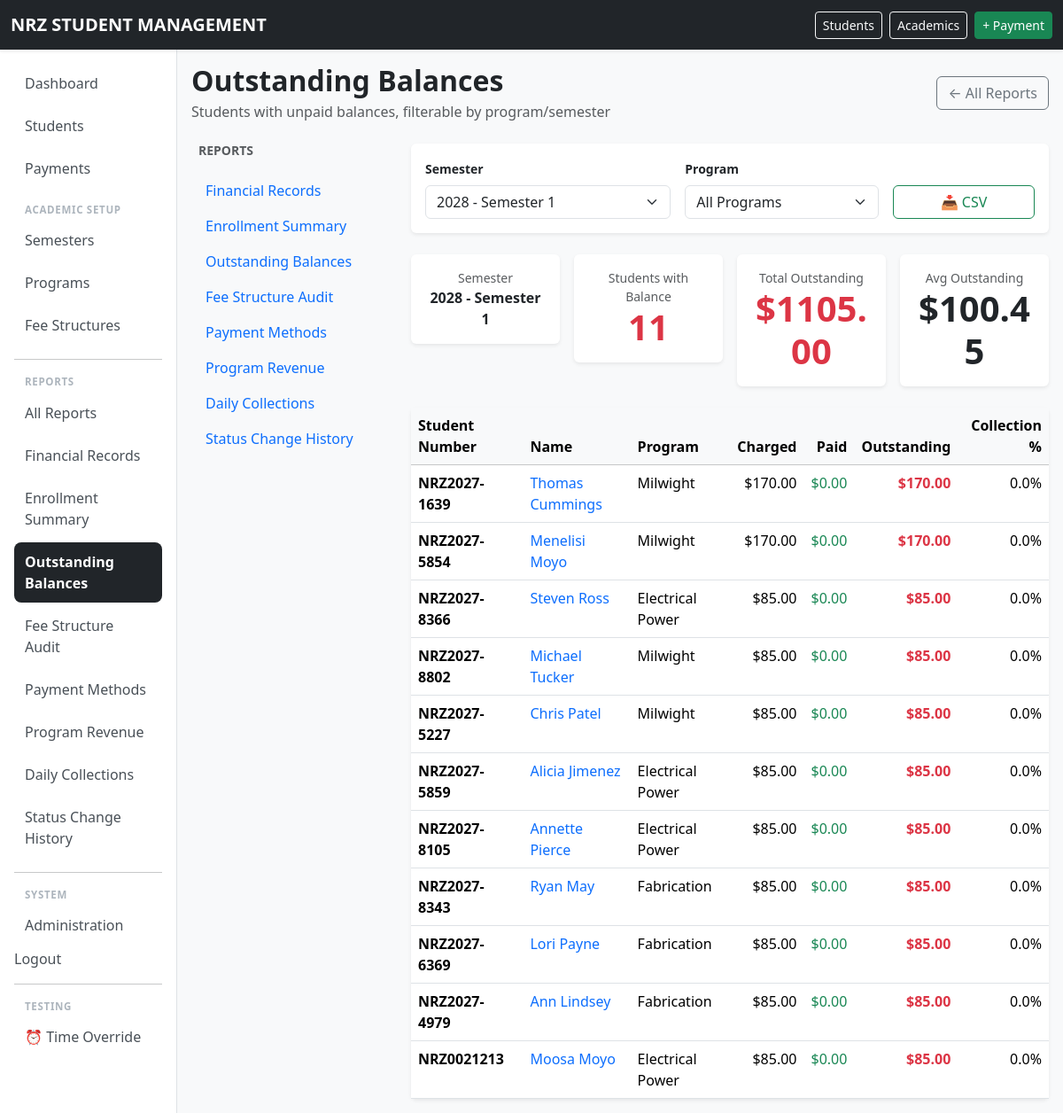
Page /reports/outstanding/ (signed in) on the earlier database version.
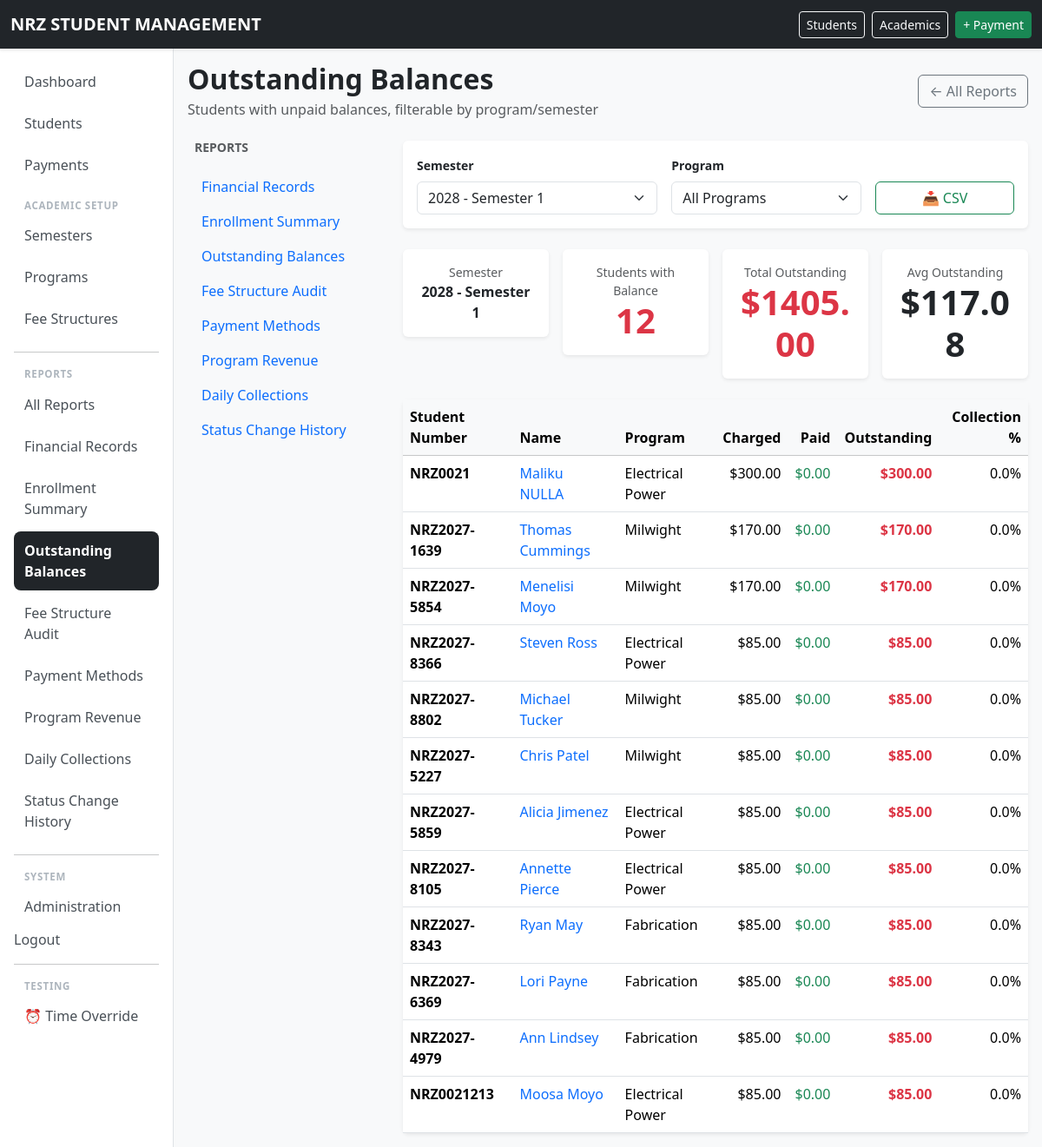
Same page on the later database version.
### school/models.py (models this page shows, shortened)
class Student(models.Model):
    ACTIVE = "ACTIVE"
    DEFERRED = "DEFERRED"
    WITHDRAWN = "WITHDRAWN"
    COMPLETED = "COMPLETED"
    STATUS_CHOICES = [
        (ACTIVE, "Active"),
        (DEFERRED, "Deferred"),
        (WITHDRAWN, "Withdrawn"),
        (COMPLETED, "Completed"),
    ]
    student_number = models.CharField(
        max_length=30,
        unique=True,
    )
    first_name = models.CharField(
        max_length=100,
    )
    national_id = models.CharField(
        max_length=100,
    )
    last_name = models.CharField(
        max_length=100,
    )
    date_of_birth = models.DateField(
        null=True,
        blank=True,
    )
    gender = models.CharField(
        max_length=20,
        blank=True,
    )
    guardian_name = models.CharField(
        max_length=150,
        blank=True,
    )
    guardian_phone = models.CharField(
        max_length=30,
        blank=True,
    )
    student_phone = models.CharField(
        max_length=30,
        blank=True ,
    )
    address = models.TextField(
        blank=True,
    )
    program = models.ForeignKey(
        Program,
        on_delete=models.PROTECT,
        related_name="students",
    )
    intake_year = models.ForeignKey(
        AcademicYear,
        on_delete=models.PROTECT,
        related_name="students",
    )
    status = models.CharField(
        max_length=20,
        choices=STATUS_CHOICES,
        default=ACTIVE,
    )
    created_at = models.DateTimeField(
        auto_now_add=True,
    )
    class Meta:
        ordering = [
            "last_name",
            "first_name",
        ]
        permissions = [
            ("can_view_financial_reports", "Can view financial reports"),
            ("can_view_outstanding_reports", "Can view outstanding balances"),
            ("can_record_payments", "Can record payments"),
        ]

class Program(models.Model):
    CATEGORY_CHOICES = [
        ("NC", "National Certificate"),
        ("NQ", "National Qualification"),
        ("OTHER", "Other"),
    ]
    code = models.CharField(
        max_length=30,
        unique=True,
    )
    name = models.CharField(
        max_length=150,
        unique=True,
    )
    description = models.TextField(
        blank=True,
    )
    duration_years = models.PositiveSmallIntegerField()
    category = models.CharField(
        max_length=10,
        choices=CATEGORY_CHOICES,
        default="OTHER",
    )
    active = models.BooleanField(
        default=True,
    )
    class Meta:
        ordering = ["name"]

### school/views.py (the view, shortened to what this page needs)
# urls.py: path("reports/outstanding/", views.outstanding_report, name="outstanding_report"),
@permission_required("school.can_view_outstanding_reports", raise_exception=True)
def outstanding_report(request):
    today = get_current_date()
    current_semester = Semester.objects.filter(
        start_date__lte=today, end_date__gte=today
    ).first()
    semester = _get_filtered_semester(request, current_semester)
    program_filter = _get_filtered_program(request)
    export_format = request.GET.get("format")
    students_qs = outstanding_students(semester)
    if program_filter:
        students_qs = students_qs.filter(program=program_filter)
    from django.core.paginator import Paginator
    paginator = Paginator(students_qs, 25)
    page_obj = paginator.get_page(request.GET.get("page"))
    total_charged = sum(s.charged or Decimal("0") for s in students_qs)
    total_paid = sum(s.paid or Decimal("0") for s in students_qs)
    total_outstanding = total_charged - total_paid
    avg_outstanding = (total_outstanding / students_qs.count()) if students_qs.count() > 0 else Decimal("0")
    all_semesters = Semester.objects.select_related("academic_year").order_by(
        "-academic_year__name", "number"
    )
    all_programs = Program.objects.filter(active=True).order_by("name")
    context = {
        "semester": semester,
        "page_obj": page_obj,
        "program_filter": program_filter,
        "all_semesters": all_semesters,
        "all_programs": all_programs,
        "today": today,
        "total_charged": total_charged,
        "total_paid": total_paid,
        "total_outstanding": total_outstanding,
        "avg_outstanding": avg_outstanding,
        "total_students": students_qs.count(),
        "report": next((r for r in REPORTS if r["view"] == "outstanding_report"), None),
        "reports": REPORTS,
    }
    return render(request, "school/reports/outstanding.html", context)

### school/context_processors.py (called while the page is built)
def time_override_enabled(request):
    return {
        'ENABLE_TIME_OVERRIDE': getattr(settings, 'ENABLE_TIME_OVERRIDE', False)
    }

### school/models.py (called while the page is built)
def outstanding_students(semester, limit=None):
    from django.db.models import F, Q
    from django.db.models.functions import Coalesce
    students = Student.objects.filter(
        enrollments__semester=semester,
        enrollments__status=Enrollment.ACTIVE,
    ).annotate(
        charged=Coalesce(Sum(
            "charges__amount",
            filter=Q(charges__fee_item__fee_structure__semester=semester),
        ), Decimal("0")),
        paid=Coalesce(Sum(
            "payments__amount",
            filter=Q(payments__semester=semester),
        ), Decimal("0")),
    ).filter(
        charged__gt=F("paid")
    ).order_by("-charged")
    if limit:
        students = students[:limit]
    return students

    @classmethod
    def get_frozen_time(cls):
        obj = cls.objects.first()
        return obj.frozen_datetime if obj else None

    def __str__(self):
        return f"{self.academic_year.name} - Semester {self.number}"

### school/utils/time_utils.py (called while the page is built)
def get_current_date():
    return get_current_datetime().date()

### templates/school/reports/outstanding.html (shortened to what the changed rows need)
{% extends "school/reports/_base.html" %}
{% load school_tags %}
{% block report_content %}
{% if semester %}
<div class="row g-3 mb-4">
    <div class="col-6 col-md-3">
        <div class="card border-0 shadow-sm text-center p-3">
            <div class="text-muted small">Semester</div>
            <div class="fw-bold">{{ semester }}</div>
        </div>
    </div>
    <div class="col-6 col-md-3">
        <div class="card border-0 shadow-sm text-center p-3">
            <div class="text-muted small">Students with Balance</div>
            <div class="display-6 fw-bold text-danger">{{ total_students }}</div>
        </div>
    </div>
    <div class="col-6 col-md-3">
        <div class="card border-0 shadow-sm text-center p-3">
            <div class="text-muted small">Total Outstanding</div>
            <div class="display-6 fw-bold text-danger">
                ${{ total_outstanding|floatformat:2 }}
            </div>
        </div>
    </div>
<div class="col-6 col-md-3">
            <div class="card border-0 shadow-sm text-center p-3">
                <div class="text-muted small">Avg Outstanding</div>
                <div class="display-6 fw-bold">
                    ${{ avg_outstanding|floatformat:2 }}
                </div>
            </div>
        </div>
</div>
{% endif %}
<div class="card border-0 shadow-sm">
    <div class="card-body p-0">
        <div class="table-responsive">
            <table class="table table-hover mb-0">
                <thead class="table-light">
                    <tr>
                        <th>Student Number</th>
                        <th>Name</th>
                        <th>Program</th>
                        <th class="text-end">Charged</th>
                        <th class="text-end">Paid</th>
                        <th class="text-end">Outstanding</th>
                        <th class="text-end">Collection %</th>
                    </tr>
                </thead>
                <tbody>
                    {% for student in page_obj %}
                    {% with charged=student.charged|default:0 paid=student.paid|default:0 %}
                    <tr>
                        <td class="fw-bold">{{ student.student_number }}</td>
                        <td>
                            <a href="{% url 'student_detail' student.pk %}" class="text-decoration-none">
                                {{ student.first_name }} {{ student.last_name }}
                            </a>
                        </td>
                        <td>{{ student.program.name }}</td>
                        <td class="text-end">${{ charged|floatformat:2 }}</td>
                        <td class="text-end text-success">${{ paid|floatformat:2 }}</td>
                        <td class="text-end {% if charged|sub:paid > 0 %}text-danger fw-bold{% else %}text-success{% endif %}">
                            ${{ charged|sub:paid|floatformat:2 }}
                        </td>
                        <td class="text-end">
                            {% if charged > 0 %}
                                {{ paid|div:charged|mul:100|floatformat:1 }}%
                            {% else %}
                                0%
                            {% endif %}
                        </td>
                    </tr>
                    {% endwith %}
                    {% empty %}
                    <tr>
                        <td colspan="7" class="text-center text-muted py-4">
                            No students with outstanding balances{% if semester %} for {{ semester }}{% endif %}.
                        </td>
                    </tr>
                    {% endfor %}
                </tbody>
            </table>
        </div>
    </div>
</div>
{% endblock %}

Differences in the rows shown:
added Student: student_number "NRZ0021", first_name "Maliku", last_name "NULLA", program.name "Electrical Power", value "300.00", value "0.00", value "0.0"
Other differences:
{{ total_students }}: "11" → "12"
{{ total_outstanding|floatformat:2 }}: "1105.00" → "1405.00"
{{ avg_outstanding|floatformat:2 }}: "100.45" → "117.08"
